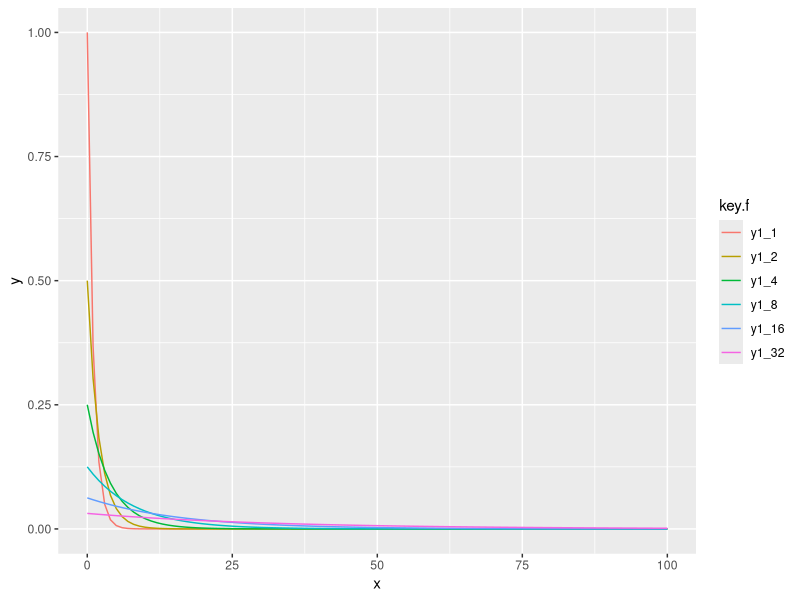
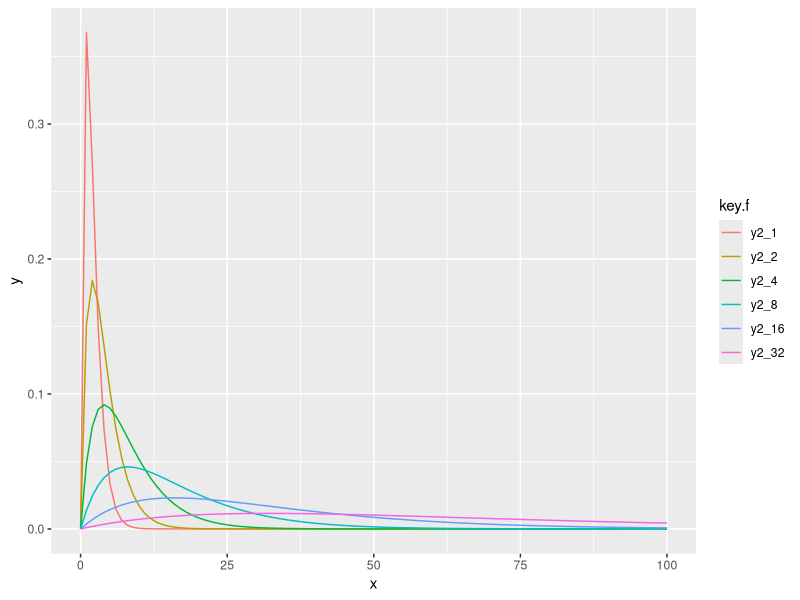
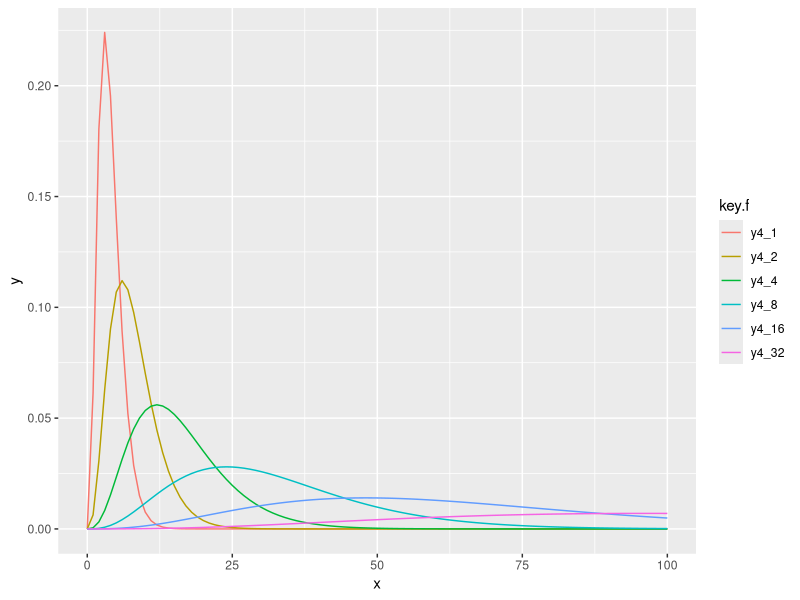
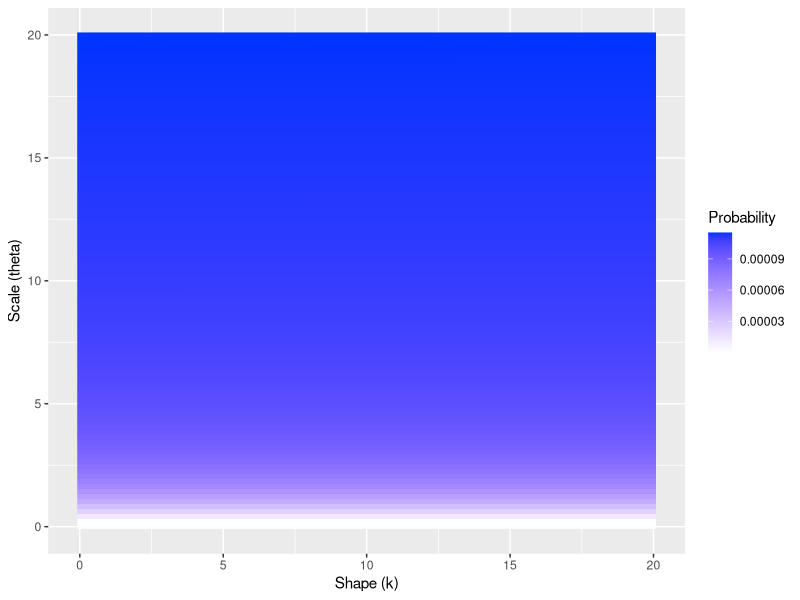
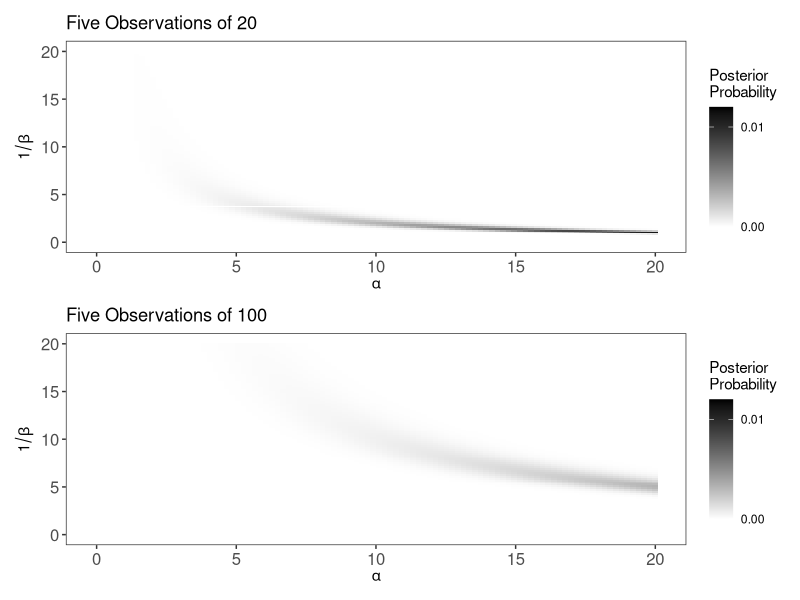
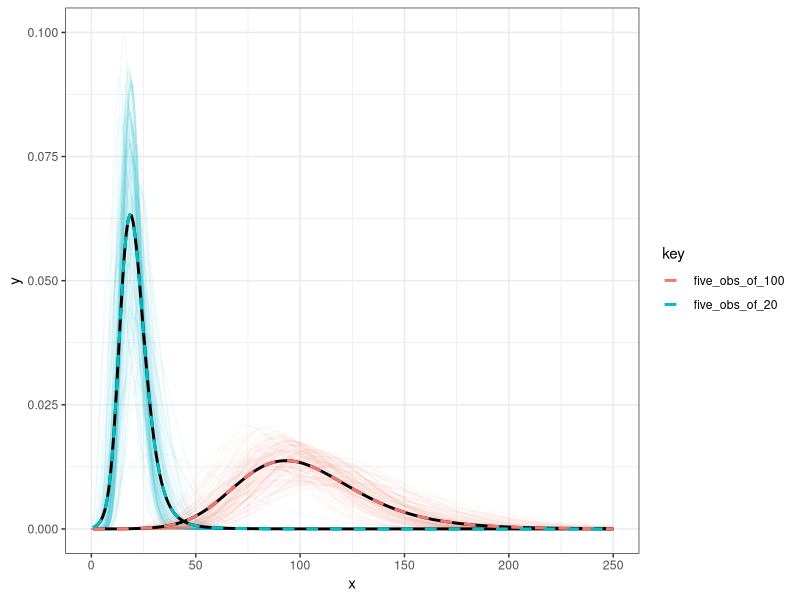
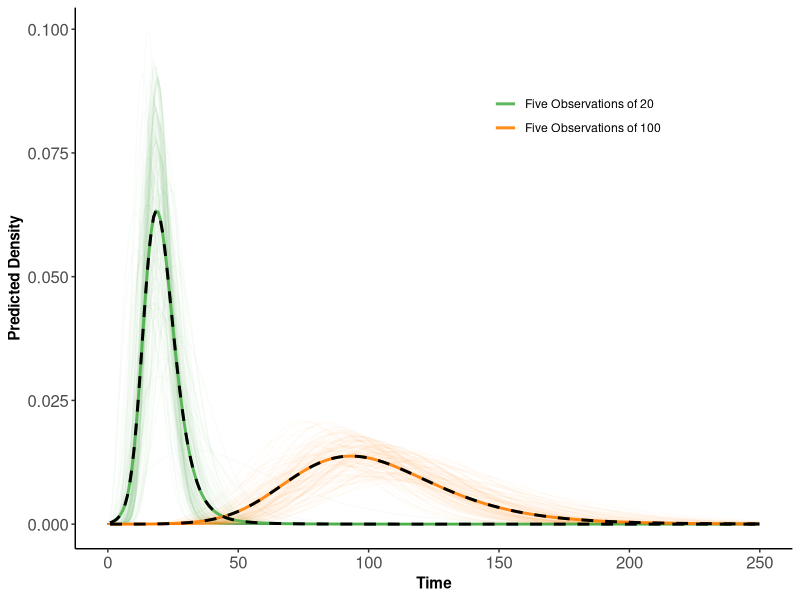

The R script that drew these images, in order:
library(ggplot2)
library(tidyverse)
library(patchwork)
rm(list=ls())
set.seed(1)
#First the old point that the same distribution at a different length scale assigns lower likelihoods
df1<- data.frame(x = seq(0,100, length.out = 101)) %>%
  mutate(y1_1 = dgamma(x, shape = 1, scale = 1),
         y1_2 = dgamma(x, shape = 1, scale = 2),
         y1_4 = dgamma(x, shape = 1, scale = 4),
         y1_8 = dgamma(x, shape = 1, scale = 8),
         y1_16 = dgamma(x, shape = 1, scale = 16),
         y1_32 = dgamma(x, shape = 1, scale = 32))

df2<- data.frame(x = seq(0,100, length.out = 101)) %>%
  mutate(y2_1 = dgamma(x, shape = 2, scale = 1),
         y2_2 = dgamma(x, shape = 2, scale = 2),
         y2_4 = dgamma(x, shape = 2, scale = 4),
         y2_8 = dgamma(x, shape = 2, scale = 8),
         y2_16 = dgamma(x, shape = 2, scale = 16),
         y2_32 = dgamma(x, shape = 2, scale = 32))


df3<- data.frame(x = seq(0,100, length.out = 101)) %>%
  mutate(y4_1 = dgamma(x, shape = 4, scale = 1),
         y4_2 = dgamma(x, shape = 4, scale = 2),
         y4_4 = dgamma(x, shape = 4, scale = 4),
         y4_8 = dgamma(x, shape = 4, scale = 8),
         y4_16 = dgamma(x, shape = 4, scale = 16),
         y4_32 = dgamma(x, shape = 4, scale = 32))

df.l1<-df1 %>% gather(key, y, y1_1:y1_32) %>% mutate(key.f = factor(key, levels = c('y1_1', 'y1_2', 'y1_4', 'y1_8', 'y1_16', 'y1_32')))
df.l2<-df2 %>% gather(key, y, y2_1:y2_32) %>% mutate(key.f = factor(key, levels = c('y2_1', 'y2_2', 'y2_4', 'y2_8', 'y2_16', 'y2_32')))
df.l3<-df3 %>% gather(key, y, y4_1:y4_32) %>% mutate(key.f = factor(key, levels = c('y4_1', 'y4_2', 'y4_4', 'y4_8', 'y4_16', 'y4_32')))

ggplot(df.l1, aes(x = x, y = y, colour = key.f)) +
  geom_line()

ggplot(df.l2, aes(x = x, y = y, colour = key.f)) +
  geom_line()

ggplot(df.l3, aes(x = x, y = y, colour = key.f)) +
  geom_line()


#So same distribution under multiplicative transformation = everything becomes less likely

#What about the posterior-predictive, marginalizing over possible values of k and theta given some evidence.... 
#TBC need to finesse / search for the right close-to-uniform prior to avoid NaNs...

#Hyper prior params that I think are fairly close to uninformative
p = 1#0
q = 1#0
# r = 000000.1#0
# s = 000000.1#0
r = 0.000001#0
s = 0.000001#0

x1<-c(20,20,20,20,20)
x2<-c(100,100,100,100,100)

#Posterior params after seeing x1
p_1 = p*prod(x1)
q_1 = q+sum(x1)
r_1 = r+length(x1)
s_1 = s+length(x1)

#Posterior params after seeing x2
p_2 = p*prod(x2)
q_2 = q+sum(x2)
r_2 = r+length(x2)
s_2 = s+length(x2)

#A grid of values of k and theta...
ix<-expand.grid(k = seq(0.01,20, length.out = 100), theta = seq(0.01,20,length.out = 100))

#The prior probability at each grid location approximating p(k,theta)
ix$y.prior.un<-(p^(ix$k-1)*exp(-ix$theta^-1*q)) / (gamma(ix$k)^r * ix$theta^{ix$k*s})
#Normalize it to sum to 1 since we cannot compute Z exactly
ix$y.prior<-ix$y.prior.un/sum(ix$y.prior.un, na.rm=T)

#The posterior probability at each grid location approximating p(k,theta|x1)
ix$y.un1<-(p_1^(ix$k-1)*exp(-ix$theta^-1*q_1)) / (gamma(ix$k)^r_1 * ix$theta^{ix$k*s_1})
ix$y1<-ix$y.un1/sum(ix$y.un1, na.rm=T)

#The posterior probability at each grid location approximating p(k,theta|x1)
ix$y.un2<-(p_2^(ix$k-1)*exp(-ix$theta^-1*q_2)) / (gamma(ix$k)^r_2 * ix$theta^{ix$k*s_2})
ix$y2<-ix$y.un2/sum(ix$y.un2, na.rm=T)

#Plot the prior
ggplot(ix, aes(x=k, y=theta, fill=y.prior)) +
  geom_raster() +
  labs(x='Shape (k)',
       y='Scale (theta)',
       fill = 'Probability') +
  scale_fill_gradient(
    low = "#FFFFFF",
    high = "#0033FF",
    space = "Lab",
    na.value = "grey50",
    guide = "colourbar",
    aesthetics = "fill"
  )

# #Plot posterior 1
# ggplot(ix, aes(x=k, y=theta, fill=y1)) +
#   geom_raster() +
#   labs(x='Shape (k)',
#        y='Scale (theta)',
#        fill = 'Probability') +
#   scale_fill_gradient(
#     low = "#FFFFFF",
#     high = "#0033FF",
#     space = "Lab",
#     na.value = "grey50",
#     guide = "colourbar",
#     aesthetics = "fill"
#   )

# #Plot posterior 2
# ggplot(ix, aes(x=k, y=theta, fill=y2)) +
#   geom_raster() +
#   labs(x='Shape (k)',
#        y='Scale (theta)',
#        fill = 'Probability') +
#   scale_fill_gradient(
#     low = "#FFFFFF",
#     high = "#0033FF",
#     space = "Lab",
#     na.value = "grey50",
#     guide = "colourbar",
#     aesthetics = "fill"
#   )

# ix$beta=1/ix$theta
#Plot posterior 1
p1=ggplot(ix, aes(x=k, y=theta, fill=y1))+
  geom_tile() +
  labs(x=as.expression(bquote(alpha)),
       y=as.expression(bquote(1/beta)),
       fill = 'Posterior \nProbability') +
  scale_fill_gradient(
    limits=c(0, 0.012),
    breaks=c(0,0.01),
    low = "white",
    high = "black",
    space = "Lab",
    na.value = "grey50",
    guide = "colourbar",
    aesthetics = "fill"
  )+
  theme_bw()+
  theme(panel.grid.major = element_blank(), 
        panel.grid.minor = element_blank(),
        # legend.position = "none",
        axis.title = element_text(face="bold"),
        axis.text=element_text(size=12))+
  ggtitle("Five Observations of 20")

#Plot posterior 2
p2=ggplot(ix, aes(x=k, y=theta, fill=y2)) +
  geom_raster() +
  labs(x=as.expression(bquote(alpha)),
       y=as.expression(bquote(1/beta)),
       fill = 'Posterior \nProbability') +
  scale_fill_gradient(
    limits=c(0, 0.012),
    breaks=c(0,0.01),
    low = "white",
    high = "black",
    space = "Lab",
    na.value = "grey50",
    guide = "colourbar",
    aesthetics = "fill"
  )+
  theme_bw()+
  theme(panel.grid.major = element_blank(), 
        panel.grid.minor = element_blank(),
        # legend.position = "bottom",
        axis.title = element_text(face="bold"),
        axis.text=element_text(size=12))+
  ggtitle("Five Observations of 100")

p1+p2+plot_layout(ncol = 1)

ggsave(file="f_gammaheat.pdf",width = 4,height = 5)

#Now let's look a the 'posterior predictives'
#that is, the likelihood of new data x_prime, given the different posteriors on k and theta
df.pred<-data.frame(x = seq(0,250, length.out = 300))

#Make a big matrix to store all the individual parameter likelihood functions in across a plotting range of x_primes
ys<-matrix(NA, nrow = nrow(ix), ncol=length(df.pred$x))
for (i in 1:nrow(ix))
{
  ys[i,]<-dgamma(df.pred$x, shape = ix$k[i], scale = ix$theta[i])
}

#Weigh each by its posterior probability and sum them up to get the marginal
df.pred$five_obs_of_20<-colSums(sweep(ys, 1,  ix$y1, '*'))
#Separately for the case exposed to larger observations
df.pred$five_obs_of_100<-colSums(sweep(ys, 1,  ix$y2, '*'))

#Merge into one dataframe
df.pred.l<-df.pred %>% gather(key, y, five_obs_of_20:five_obs_of_100)

#Create an auxilliary dataframe showing some faint examples of realizations of the marginal
#by sampling gammas according to their posterior probability
par_ix1<-sample(1:nrow(ix), 100, p=ix$y1, replace = T)
par_ix2<-sample(1:nrow(ix), 100, p=ix$y2, replace = T)
df.aux<-data.frame(x = df.pred$x)
for (i in 1:100)
{
  df.aux[[paste0('y1_',i)]]<-dgamma(df.pred$x, shape = ix$k[par_ix1[i]], scale = ix$theta[par_ix1[i]])
}
#Do it again for the posterior based on the larger dataset
for (i in 1:100)
{
  df.aux[[paste0('y2_',i)]]<-dgamma(df.pred$x, shape = ix$k[par_ix2[i]], scale = ix$theta[par_ix2[i]])
}

#Merge into one very long auxilliary dataframe
df.aux.l<-df.aux %>% gather(y_key, five_obs_of_20, y1_1:y1_100) %>% select(-contains('y2'))
df.aux.tmp<-df.aux %>% gather(y_key, five_obs_of_100, y2_1:y2_100)
df.aux.l$five_obs_of_100<-df.aux.tmp$five_obs_of_100
df.aux.ll <- df.aux.l %>% gather(key, y, five_obs_of_20:five_obs_of_100)
df.aux.ll$y_key[df.aux.ll$key=='five_obs_of_100']<-rep(paste0('y2_',1:100), each = 300)
head(df.aux.ll)

#Plot everything together
ggplot(df.pred.l, aes(x=x, y=y, colour = key)) +
  geom_line(data = df.aux.ll, aes(y=y, group = y_key, colour = key), alpha = 0.05) +
  geom_line(size = 1, aes(group = key), colour = 'black') +
  geom_line(size = 1, linetype = 'dashed') +
  coord_cartesian(ylim = c(0,0.1)) +
  theme_bw()


df.pred.l=df.pred.l %>% 
  mutate(key=factor(key,levels = c("five_obs_of_20","five_obs_of_100"),
                    labels=c("Five Observations of 20","Five Observations of 100")))
df.aux.ll=df.aux.ll %>% 
  mutate(key=factor(key,levels = c("five_obs_of_20","five_obs_of_100"),
                    labels=c("Five Observations of 20","Five Observations of 100")))
#Plot everything together

ggplot(df.pred.l, aes(x=x, y=y, colour = key))+
  geom_line(data = df.aux.ll, aes(y=y, group = y_key, colour = key),linetype="solid", alpha = 0.03) +
  geom_line(size = 1) +
  geom_line(size = 1, aes(group = key), colour = 'black',linetype="dashed") +
  theme_classic()+
  theme(legend.position = c(0.7,0.8),
        axis.text=element_text(size=12),
        axis.title = element_text(face="bold"),
        legend.title=element_blank(),
        legend.background = element_rect(fill='transparent'),
        legend.text.align = 0)+
  xlab("Time")+
  ylab("Predicted Density")+
  scale_color_manual(values=alpha(c("#4DAF4A","#FF7F00"),0.9))
  # scale_linetype_manual(values=c("solid", "twodash", "dashed", "dotted"))
  # theme_bw()

ggsave(file="f_gammaland.pdf",width = 4.5,height = 3.5)
